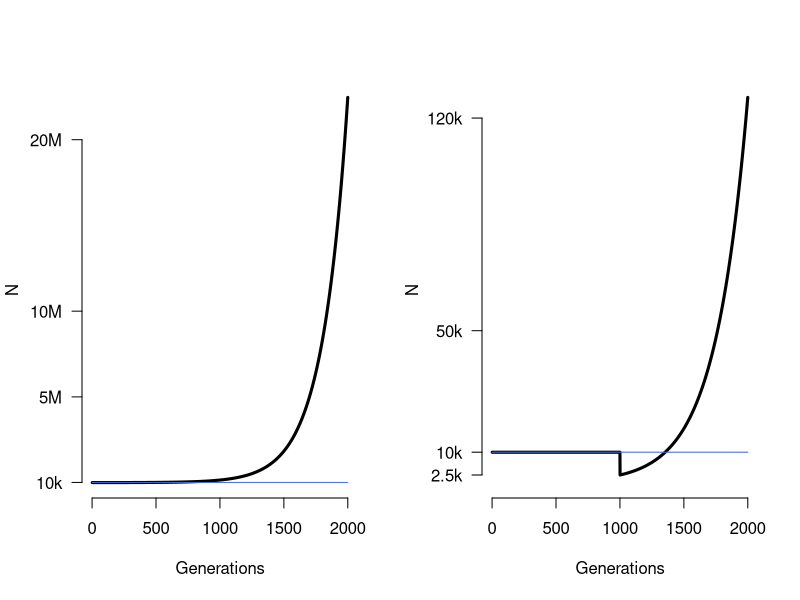

Write the R code that produced this figure.
# Simulating populations with Ne=10,000 under different growth models
# We will uze `optimize` to search for populations that have equivalent Ne's

# plot side by side
par(mfrow=c(1,2))

# Function for computing the harmonic mean
hmean = function( x ) {
  1/mean(1/x)
}

# Function for generating an exponential population
generate_exp = function( growth , N0 ) {
  gens = 1:2000
  N0 * ( 1 + growth )^(gens-1)
}
test_exp = function( x , N0 = 1000 ) {
  abs( 10e3 - hmean(generate_exp(x,N0)) )
}

gens = 1:2000
r = optimize( test_exp ,c(0,1) , N0 = 1000 )$min
N_all =  generate_exp( r , 1000 )

# Confirm the harmonic mean matches
cat("Exponential population Ne:", hmean(N_all) , '\n' )
plot(gens, N_all ,type="l",las=1,yaxt="n",bty="n",lwd=3,ylab="N",xlab="Generations")
axis(side=2,at=c(10e3,5e6,10e6,20e6),labels=c("10k","5M","10M","20M") ,las=1)
#abline(h=10e3,lty=1,col="royalblue")
lines(c(1,2e3),c(10e3,10e3),col="royalblue")
# Function for generating a bottleneck+exponential population
generate_bneck = function( growth , Ne_bneck = 2500 ) {
  N_all = rep(10e3,2000)
  N_all[ 1001:2000 ] = Ne_bneck * ( 1 + growth )^((1:1000)-1)  
  N_all
}
test_bneck = function( x ) {
  abs( 10e3 - hmean(generate_bneck(x)) )
}

gens = 1:2000
r = optimize( test_bneck ,c(0,1) )$min
N_all = generate_bneck( r )

cat("Bottleneck population Ne:", hmean(N_all) , '\n' )

plot(gens, N_all ,type="l",las=1,yaxt="n",bty="n",lwd=3,ylim=c(0,max(N_all)),ylab="N",xlab="Generations")
axis(side=2,at=c(2.5e3,10e3,50e3,120e3),labels=c("2.5k","10k","50k","120k") ,las=1)
lines(c(1,2e3),c(10e3,10e3),col="royalblue")
